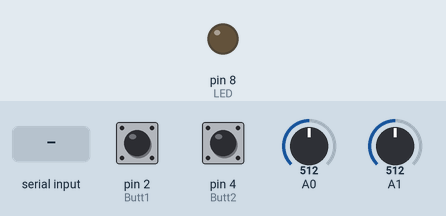
A sketch run on a simulated Arduino Uno, built with avr-gcc and run on an emulated ATmega328P. On the bench: output pins drawn as LEDs (lit = HIGH). The test bench sets the inputs (shaded band); at power-on: pin 2 (Butt1) LOW, pin 4 (Butt2) LOW, A0 = 512, A1 = 512. What the sketch prints to the serial monitor is not drawn.

Above: at 1.2 s.
1.3 s: "1\n" received over Serial
At 2.7 s:
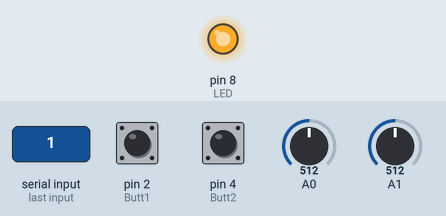
Timing chart, 0 to 4.3 s (numbered marks = the images above; inputs shaded):
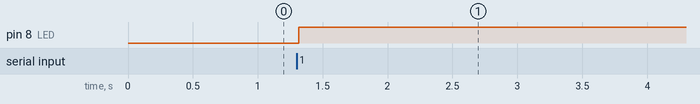

Measured:
- after the input at 1.3 s, pin 8 (LED): LOW → HIGH at once

The sketch:

FinalMazeGameArd.ino
```cpp
const int Butt1 = 2;//button 1
const int Butt2 = 4;// button 2
const int LED = 8;//led
int B1val = 0;// button 1 value
int B2val = 0;// button 2 value
int xValue = 0;// Xvalue joystick
int yValue = 0;// Yvalue joystick
int Kval = 0;//keyState value from processing
int msg = 0;//char sendout
void setup()
{
  Serial.begin(9600);
  pinMode(Butt1, INPUT);
  pinMode(Butt2, INPUT);
  pinMode(LED, OUTPUT);
}
void loop()
{
  xValue = analogRead(A0);
  yValue = analogRead(A1);
  B1val = digitalRead(Butt1);
  B2val = digitalRead(Butt2);
  delay(10);
  if(B1val == HIGH)
  {
    msg = 'A';
  }
  else if(B2val == HIGH)
  {
    msg = 'B';
  }
  else
  {
    msg = 'X';
  }
  Serial.print(xValue, DEC);
  Serial.print(",");
  Serial.print(yValue, DEC);
  Serial.print(",");
  Serial.print(msg);
  Serial.print("\n");

  if(Serial.available() > 0)
  {
    Kval = Serial.read();
    if(Kval > 0)
    {
      digitalWrite(LED, HIGH);
    }
    else
    {
      digitalWrite(LED, LOW);
    }
  }

  delay(10);
}
```
